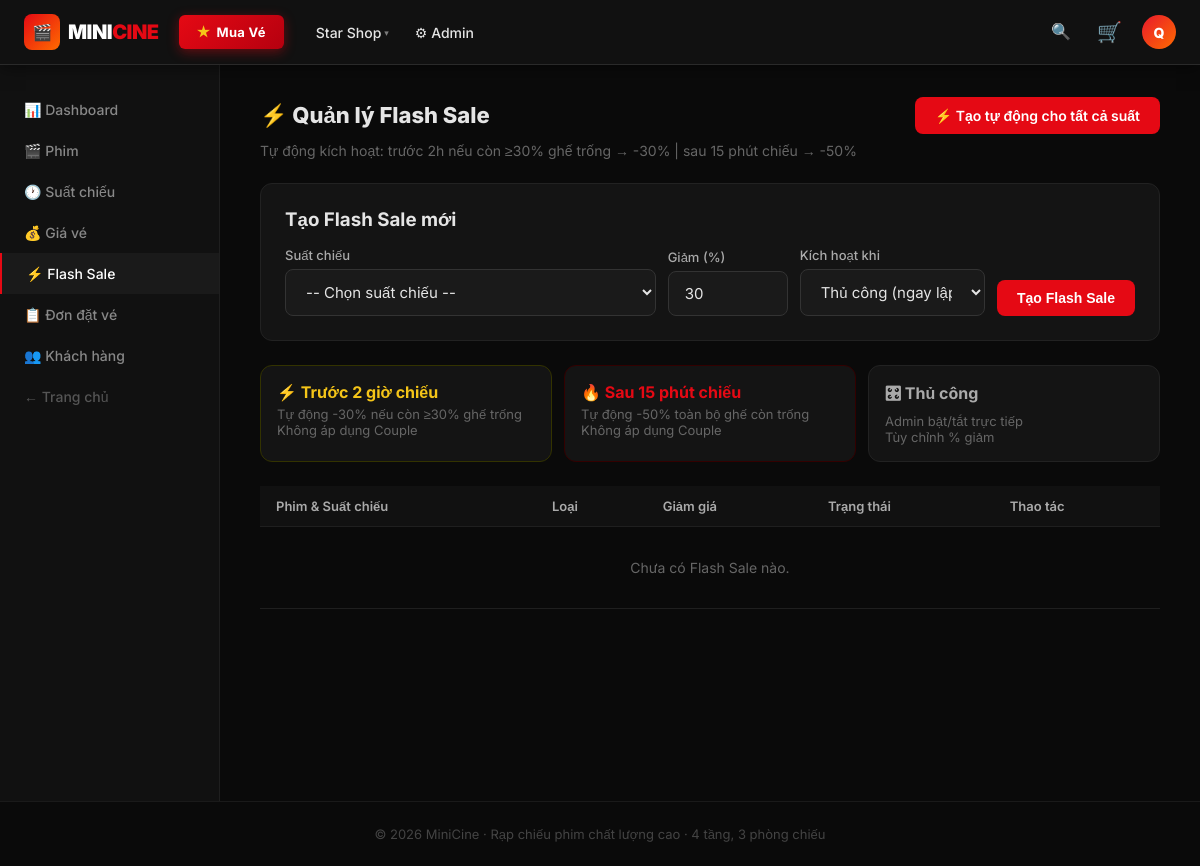
Page /admin/flash.php (signed in) on the earlier database version.
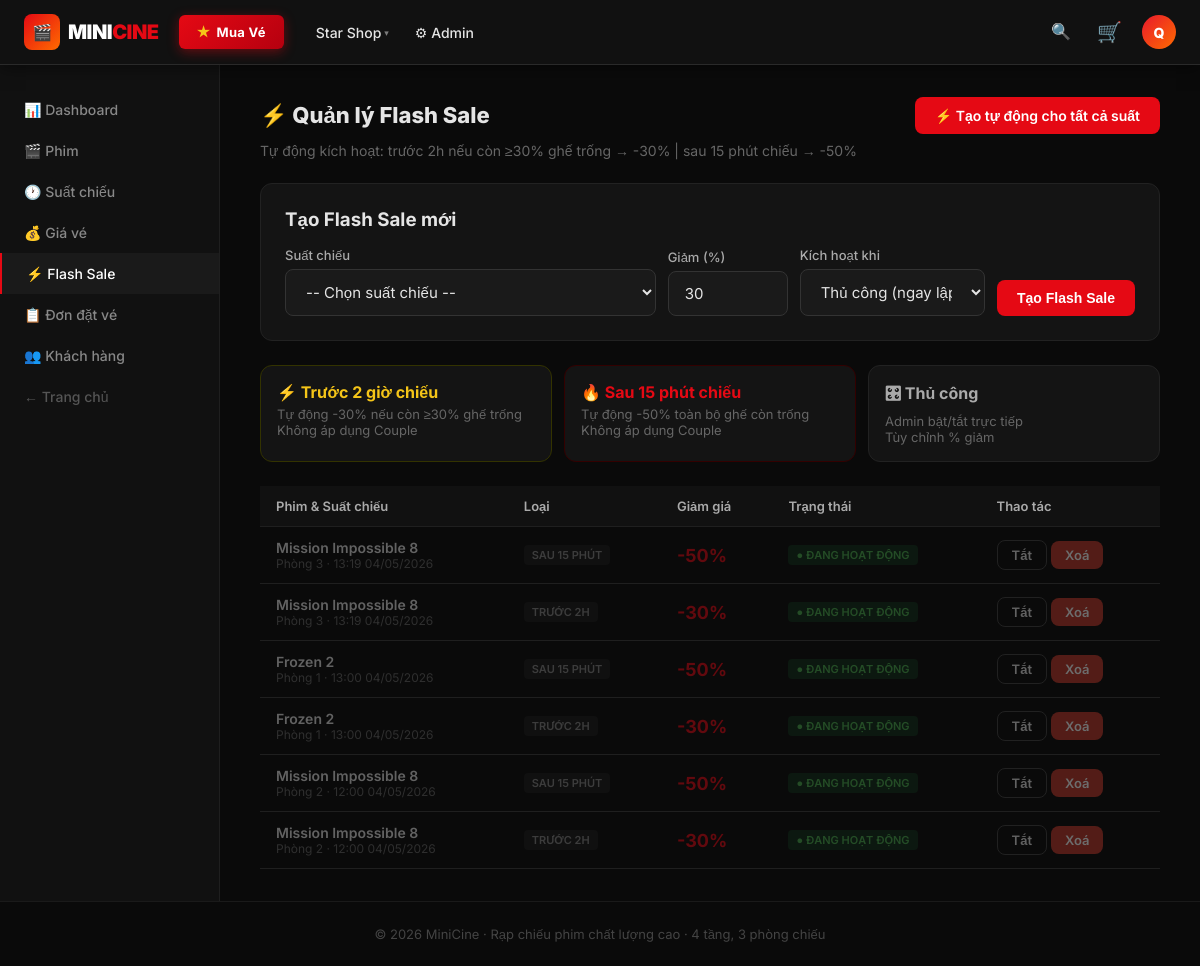
Same page on the later database version.
### tables this page shows
CREATE TABLE `tblflashsales` (
  `id` int(10) UNSIGNED NOT NULL,
  `show_id` int(10) UNSIGNED NOT NULL,
  `discount_pct` tinyint(3) UNSIGNED NOT NULL DEFAULT 30,
  `trigger_type` enum('pre2h','post15m','manual') NOT NULL DEFAULT 'pre2h',
  `is_active` tinyint(1) NOT NULL DEFAULT 1
);

CREATE TABLE `tblmovies` (
  `id` int(10) UNSIGNED NOT NULL,
  `title` varchar(255) NOT NULL,
  `description` text DEFAULT NULL,
  `genre` varchar(100) DEFAULT NULL,
  `duration_min` smallint(5) UNSIGNED NOT NULL DEFAULT 90,
  `poster_url` varchar(255) DEFAULT NULL,
  `trailer_url` varchar(255) DEFAULT NULL,
  `status` enum('showing','upcoming','ended') NOT NULL DEFAULT 'upcoming',
  `created_at` datetime NOT NULL DEFAULT current_timestamp()
);

CREATE TABLE `tblrooms` (
  `id` tinyint(3) UNSIGNED NOT NULL,
  `floor` tinyint(3) UNSIGNED NOT NULL,
  `name` varchar(50) NOT NULL
);

CREATE TABLE `tblshows` (
  `id` int(10) UNSIGNED NOT NULL,
  `movie_id` int(10) UNSIGNED NOT NULL,
  `room_id` tinyint(3) UNSIGNED NOT NULL,
  `start_time` datetime NOT NULL,
  `end_time` datetime NOT NULL
);

### admin/flash.php (the view, shortened to what this page needs)
<?php
require_once __DIR__ . '/../includes/layout.php';
$db  = db();
$sales = $db->query("
    SELECT fs.*, m.title as movie_title, s.start_time, r.name as room_name
    FROM tblFlashSales fs
    JOIN tblShows  s ON s.id=fs.show_id
    JOIN tblMovies m ON m.id=s.movie_id
    JOIN tblRooms  r ON r.id=s.room_id
    ORDER BY s.start_time DESC
")->fetch_all(MYSQLI_ASSOC);
?>
<div class="admin-layout">
<?php include __DIR__ . '/sidebar.php'; ?>
<div class="admin-content">
  <div style="display:flex;justify-content:space-between;align-items:center;margin-bottom:8px;flex-wrap:wrap;gap:12px">
    <h1 style="font-size:22px;font-weight:800">⚡ Quản lý Flash Sale</h1>
    <a href="?action=auto_create_all" class="btn btn-primary"
       onclick="return confirm('Tự động tạo Flash Sale (pre2h -30% và post15m -50%) cho tất cả suất chiếu chưa có?')">
      ⚡ Tạo tự động cho tất cả suất
    </a>
  </div>
  <p class="text-muted mb-3" style="font-size:14px">
    Tự động kích hoạt: trước 2h nếu còn ≥30% ghế trống → -30% | sau 15 phút chiếu → -50%
  </p>
  <div class="card mb-3">
    <div class="card-body">
      <h3 style="margin-bottom:16px">Tạo Flash Sale mới</h3>
      <form method="post" style="display:flex;gap:12px;flex-wrap:wrap;align-items:flex-end">
        <div class="form-group" style="flex:2;min-width:200px;margin:0">
          <label>Suất chiếu</label>
          <select class="form-control" name="show_id" required>
            <option value="">-- Chọn suất chiếu --</option>
          </select>
        </div>
        <div class="form-group" style="width:120px;margin:0">
          <label>Giảm (%)</label>
          <input class="form-control" type="number" name="discount_pct" min="1" max="90" value="30">
        </div>
        <div class="form-group" style="flex:1;min-width:160px;margin:0">
          <label>Kích hoạt khi</label>
          <select class="form-control" name="trigger_type">
            <option value="manual">Thủ công (ngay lập tức)</option>
          </select>
        </div>
        <button class="btn btn-primary" type="submit" style="flex-shrink:0">Tạo Flash Sale</button>
      </form>
    </div>
  </div>
  <div style="display:grid;grid-template-columns:1fr 1fr 1fr;gap:12px;margin-bottom:24px">
    <div class="card" style="padding:16px;border-color:#333300">
      <div style="color:#f5c518;font-weight:700;margin-bottom:4px">⚡ Trước 2 giờ chiếu</div>
      <div class="text-muted" style="font-size:13px">Tự động -30% nếu còn ≥30% ghế trống<br>Không áp dụng Couple</div>
    </div>
    <div class="card" style="padding:16px;border-color:#330000">
      <div style="color:#e50914;font-weight:700;margin-bottom:4px">🔥 Sau 15 phút chiếu</div>
      <div class="text-muted" style="font-size:13px">Tự động -50% toàn bộ ghế còn trống<br>Không áp dụng Couple</div>
    </div>
    <div class="card" style="padding:16px">
      <div style="color:#aaa;font-weight:700;margin-bottom:4px">🎛 Thủ công</div>
      <div class="text-muted" style="font-size:13px">Admin bật/tắt trực tiếp<br>Tùy chỉnh % giảm</div>
    </div>
  </div>
  <div class="table-wrap">
    <table>
      <thead><tr><th>Phim & Suất chiếu</th><th>Loại</th><th>Giảm giá</th><th>Trạng thái</th><th>Thao tác</th></tr></thead>
      <tbody>
        <?php foreach ($sales as $fs):
          $isPast = strtotime($fs['start_time']) < time();
          $triggerLabel = ['pre2h'=>'Trước 2h','post15m'=>'Sau 15 phút','manual'=>'Thủ công'][$fs['trigger_type']];
        ?>
        <tr style="<?= $isPast?'opacity:.4':'' ?>">
          <td>
            <div style="font-weight:600"><?= htmlspecialchars($fs['movie_title']) ?></div>
            <div class="text-muted" style="font-size:12px">
              <?= $fs['room_name'] ?> · <?= date('H:i d/m/Y', strtotime($fs['start_time'])) ?>
            </div>
          </td>
          <td><span class="badge" style="background:#1a1a1a;color:#888"><?= $triggerLabel ?></span></td>
          <td><span style="color:#e50914;font-weight:700;font-size:18px">-<?= $fs['discount_pct'] ?>%</span></td>
          <td>
            <span class="badge" style="background:<?= $fs['is_active']?'#0f2d1a':'#1a1a1a' ?>;
              color:<?= $fs['is_active']?'#4caf50':'#555' ?>">
              <?= $fs['is_active'] ? '● Đang hoạt động' : '○ Tắt' ?>
            </span>
          </td>
          <td>
            <a href="?action=toggle&id=<?= $fs['id'] ?>" class="btn btn-outline btn-sm">
              <?= $fs['is_active'] ? 'Tắt' : 'Bật' ?>
            </a>
            <a href="?action=delete&id=<?= $fs['id'] ?>" class="btn btn-danger btn-sm"
               onclick="return confirm('Xoá Flash Sale này?')">Xoá</a>
          </td>
        </tr>
        <?php endforeach; ?>
        <?php if (empty($sales)): ?>
        <tr><td colspan="5" class="text-muted text-center" style="padding:32px">Chưa có Flash Sale nào.</td></tr>
        <?php endif; ?>
      </tbody>
    </table>
  </div>
</div>
</div>

Differences in the rows shown:
added tblflashsales: tblmovies.title "Mission Impossible 8", tblrooms.name "Phòng 3", show.start_time "13:19 04/05/2026", trigger_type "SAU 15 PHÚT", discount_pct "50", is_active "● ĐANG HOẠT ĐỘNG"
added tblflashsales: tblmovies.title "Mission Impossible 8", tblrooms.name "Phòng 3", show.start_time "13:19 04/05/2026", trigger_type "TRƯỚC 2H", discount_pct "30", is_active "● ĐANG HOẠT ĐỘNG"
added tblflashsales: tblmovies.title "Frozen 2", tblrooms.name "Phòng 1", show.start_time "13:00 04/05/2026", trigger_type "SAU 15 PHÚT", discount_pct "50", is_active "● ĐANG HOẠT ĐỘNG"
added tblflashsales: tblmovies.title "Frozen 2", tblrooms.name "Phòng 1", show.start_time "13:00 04/05/2026", trigger_type "TRƯỚC 2H", discount_pct "30", is_active "● ĐANG HOẠT ĐỘNG"
added tblflashsales: tblmovies.title "Mission Impossible 8", tblrooms.name "Phòng 2", show.start_time "12:00 04/05/2026", trigger_type "SAU 15 PHÚT", discount_pct "50", is_active "● ĐANG HOẠT ĐỘNG"
added tblflashsales: tblmovies.title "Mission Impossible 8", tblrooms.name "Phòng 2", show.start_time "12:00 04/05/2026", trigger_type "TRƯỚC 2H", discount_pct "30", is_active "● ĐANG HOẠT ĐỘNG"
Other differences:
text no longer shown: "Chưa có Flash Sale nào."
